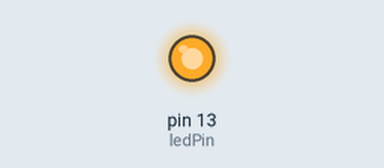
The sketch below on a simulated Arduino Uno, built with avr-gcc and run on an emulated ATmega328P. Parts: output pins drawn as LEDs (lit = HIGH).

Above: at 0.1 s.
At 35.6 s:
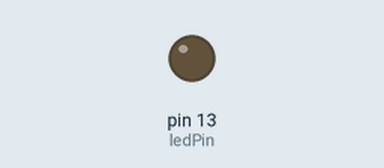
Timing chart, 0 to 40.0 s (numbered marks = the images above):
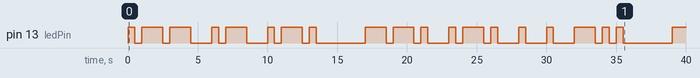

Measured:
- by itself, pin 13 (ledPin): LOW → HIGH at 0.00 s, → LOW 0.50 s later, → HIGH 0.50 s later, → LOW 1.5 s later, … (39 changes in this stretch)

The sketch:

MorseCodeLED.ino
```cpp
const int ledPin = 13;

const int DOT_BLNK_LEN = 500;
const int DASH_BLNK_LEN = 1500;
const int GAP_LEN = 500;
const int LETTER_GAP = 1000;
const int WORD_GAP = 2000;

const char* letters[] = {
  ".-", "-...", "-.-.", "-..", ".", "..-.",
  "--.", "....", "..", ".---", "-.-", ".-..",
  "--", "-.", "---", ".--.", "--.-", ".-.",
  "...", "-", "..-", "...-", ".--", "-..-",
  "-.--", "--.."
};

const char* message =
"WAR GREED CRUELTY AND DOMINATION ARE THE ROOT CAUSE OF ALL SUFFERING";

void dot() {
  digitalWrite(ledPin, HIGH);
  delay(DOT_BLNK_LEN);
  digitalWrite(ledPin, LOW);
  delay(GAP_LEN);
}

void dash() {
  digitalWrite(ledPin, HIGH);
  delay(DASH_BLNK_LEN);
  digitalWrite(ledPin, LOW);
  delay(GAP_LEN);
}

void sendLetter(char c) {
  if (c >= 'A' && c <= 'Z') {
    const char* code = letters[c - 'A'];

    for (int i = 0; code[i] != '\0'; i++) {
      if (code[i] == '.') dot();
      else dash();
    }
    delay(LETTER_GAP);
  }
  else if (c == ' ') {
    delay(WORD_GAP);
  }
}

void setup() {
  pinMode(ledPin, OUTPUT);
}

void loop() {
  for (int i = 0; message[i] != '\0'; i++) {
    sendLetter(message[i]);
  }

  delay(3000);
}
```
